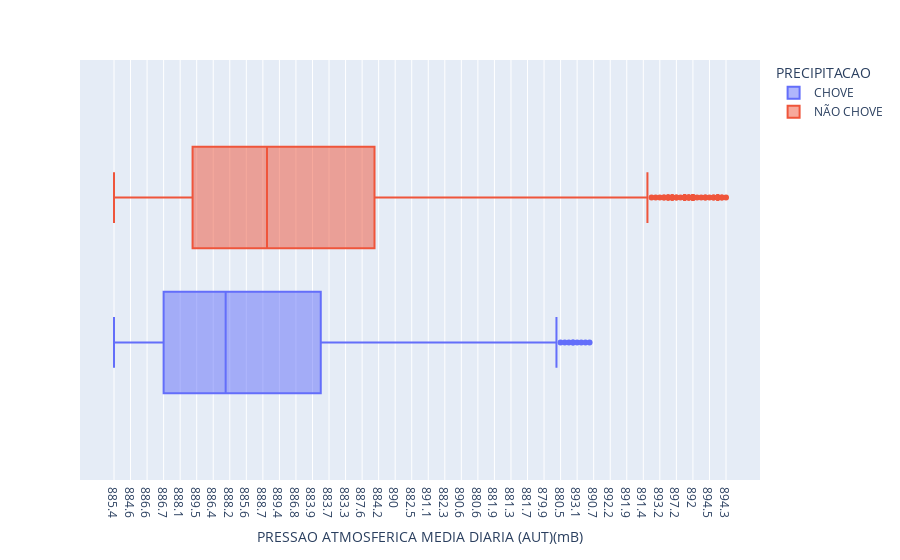

Notebook cell for this chart:
### Markdown cell above
# Visualização das variaveis numericas independentes

### Code cell
#visualizando a distribuição da coluna de PRESSAO ATMOSFERICA MEDIA DIARIA com base na precipitação
px.box(df, x ='PRESSAO ATMOSFERICA MEDIA DIARIA (AUT)(mB)', color = 'PRECIPITACAO' )

### Figure 1 — Plotly figure (JSON) as saved in the notebook; plotly's stock layout.template omitted (floating-point values rounded to 4 significant figures; data arrays with more than 128 entries replaced by an {"elided": "..."} marker saying what was removed)
{"data": [{"alignmentgroup": "True", "hovertemplate": "PRECIPITACAO=CHOVE<br>PRESSAO ATMOSFERICA MEDIA DIARIA (AUT)(mB)=%{x}<extra></extra>", "legendgroup": "CHOVE", "marker": {"color": "#636efa"}, "name": "CHOVE", "notched": false, "offsetgroup": "CHOVE", "orientation": "h", "showlegend": true, "type": "box", "x": {"elided": "2375 str values"}, "x0": " ", "xaxis": "x", "y0": " ", "yaxis": "y"}, {"alignmentgroup": "True", "hovertemplate": "PRECIPITACAO=NÃO CHOVE<br>PRESSAO ATMOSFERICA MEDIA DIARIA (AUT)(mB)=%{x}<extra></extra>", "legendgroup": "NÃO CHOVE", "marker": {"color": "#EF553B"}, "name": "NÃO CHOVE", "notched": false, "offsetgroup": "NÃO CHOVE", "orientation": "h", "showlegend": true, "type": "box", "x": {"elided": "4167 str values"}, "x0": " ", "xaxis": "x", "y0": " ", "yaxis": "y"}], "layout": {"boxmode": "group", "legend": {"title": {"text": "PRECIPITACAO"}, "tracegroupgap": 0}, "margin": {"t": 60}, "xaxis": {"anchor": "y", "domain": [0, 1], "title": {"text": "PRESSAO ATMOSFERICA MEDIA DIARIA (AUT)(mB)"}}, "yaxis": {"anchor": "x", "domain": [0, 1]}}}
